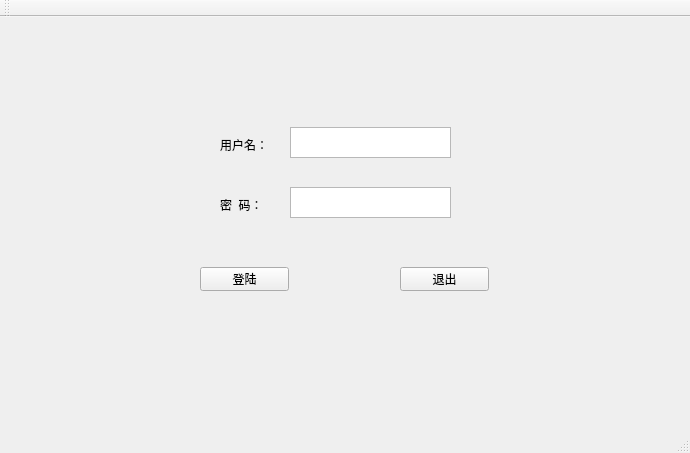
<?xml version="1.0" encoding="UTF-8"?>
<ui version="4.0">
 <class>MainWindow</class>
 <widget class="QMainWindow" name="MainWindow">
  <property name="geometry">
   <rect>
    <x>0</x>
    <y>0</y>
    <width>690</width>
    <height>453</height>
   </rect>
  </property>
  <property name="minimumSize">
   <size>
    <width>690</width>
    <height>0</height>
   </size>
  </property>
  <property name="cursor">
   <cursorShape>ArrowCursor</cursorShape>
  </property>
  <property name="windowTitle">
   <string>MainWindow</string>
  </property>
  <widget class="QWidget" name="centralWidget">
   <widget class="QPlainTextEdit" name="UserName">
    <property name="geometry">
     <rect>
      <x>290</x>
      <y>110</y>
      <width>161</width>
      <height>31</height>
     </rect>
    </property>
   </widget>
   <widget class="QPlainTextEdit" name="Password">
    <property name="geometry">
     <rect>
      <x>290</x>
      <y>170</y>
      <width>161</width>
      <height>31</height>
     </rect>
    </property>
   </widget>
   <widget class="QLabel" name="label_1">
    <property name="geometry">
     <rect>
      <x>220</x>
      <y>120</y>
      <width>72</width>
      <height>15</height>
     </rect>
    </property>
    <property name="text">
     <string>用户名：</string>
    </property>
   </widget>
   <widget class="QLabel" name="label_2">
    <property name="geometry">
     <rect>
      <x>220</x>
      <y>180</y>
      <width>72</width>
      <height>15</height>
     </rect>
    </property>
    <property name="text">
     <string>密  码：</string>
    </property>
   </widget>
   <widget class="QPushButton" name="LoginButton">
    <property name="geometry">
     <rect>
      <x>200</x>
      <y>250</y>
      <width>89</width>
      <height>24</height>
     </rect>
    </property>
    <property name="cursor">
     <cursorShape>PointingHandCursor</cursorShape>
    </property>
    <property name="text">
     <string>登陆</string>
    </property>
   </widget>
   <widget class="QPushButton" name="LogoutButton">
    <property name="geometry">
     <rect>
      <x>400</x>
      <y>250</y>
      <width>89</width>
      <height>24</height>
     </rect>
    </property>
    <property name="cursor">
     <cursorShape>PointingHandCursor</cursorShape>
    </property>
    <property name="text">
     <string>退出</string>
    </property>
   </widget>
  </widget>
  <widget class="QMenuBar" name="menuBar">
   <property name="geometry">
    <rect>
     <x>0</x>
     <y>0</y>
     <width>690</width>
     <height>25</height>
    </rect>
   </property>
  </widget>
  <widget class="QToolBar" name="mainToolBar">
   <attribute name="toolBarArea">
    <enum>TopToolBarArea</enum>
   </attribute>
   <attribute name="toolBarBreak">
    <bool>false</bool>
   </attribute>
  </widget>
  <widget class="QStatusBar" name="statusBar"/>
 </widget>
 <layoutdefault spacing="6" margin="11"/>
 <resources/>
 <connections/>
</ui>
